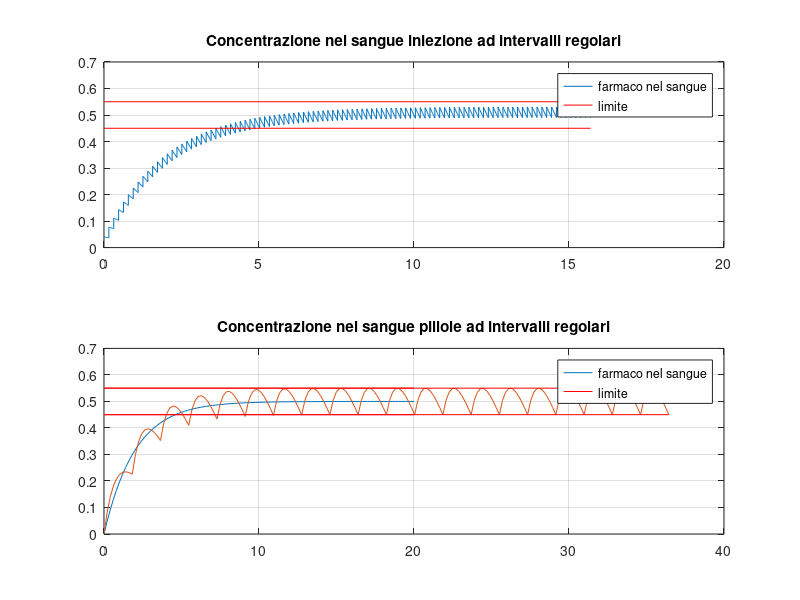

This chart was generated by the following MATLAB code:
clear
clc
close all

%% 1.0-Inizializzazione

k1=1;
k2=0.5;
b1=0.5;
b2=1;

A=[-k1 0;k1 -k2];
B=[0 b2]';
C=[0 1];
D=0;

sys=ss(A,B,C,D);

%% 1.1-Raggiungibilità con solo con inezione in vena

rank(ctrb(sys))

%Rank(marice di raggiungibilita')<2 --> sistema non completamente
%raggiungibile, solo la x2 punto lo è

%% 1.2 solo in vene 

%% 1.2.1 continuo

uc=(0.5*k2/b2);
[YC,TC,XC]=step(sys*uc);

%% 1.2.2-Iniezioni ad intervalli regolari

% tra 0.45-0.55
% deltaImpulsi=(log((0.55/0.45))/(k2));
% ampiezzaImpulsi=(exp(k2*deltaImpulsi)*0.45/(5.5*b2));

% tra 0.49-0.53
deltaImpulsi=-(log((0.49/0.53))/(k2));
ampiezzaImpulsi=(exp(k2*deltaImpulsi)/(27*b2));

numeroImpulsi=100;

t = linspace(0,deltaImpulsi,10);

x = [0 0];
Y = [];
X = [];
T = [];
for i = 1:numeroImpulsi
    [yl,tl,xl] = initial(sys,x,t);
    [yf,tf,xf] = impulse(sys*ampiezzaImpulsi,t);
    Y = [Y; yl+yf];
    X = [X; xl+xf];
    T = [T t+deltaImpulsi*(i-1)];
    x = xf(end,:) + xl(end,:);
end

%% 1.2.3-Grafici e vincoli
figure(1)
subplot(2,1,1)
plot(T,Y)
hold on 
plot([0 T(length(T))],[0.55 0.55],'r')
hold on 
plot([0 T(length(T))],[0.45 0.45],'r')
grid on
title('Concentrazione nel sangue iniezione ad intervalli regolari')
legend('farmaco nel sangue','limite')

subplot(2,1,2)
plot(TC,YC)
hold on 
plot([0 TC(length(TC))],[0.55 0.55],'r')
hold on 
plot([0 TC(length(TC))],[0.45 0.45],'r')
grid on
title('Concentrazione nel sangue iniezione continua')
legend('farmaco nel sangue','limite')

%% pulisco

clear
clc
close all

%% 2.0-Inizializazzione

clc
k1=1;
k2=0.5;
b1=0.5;
b2=1;

A=[-k1 0;k1 -k2];
B=[b1 0]';
C=[0 1];
D=0;

sys=ss(A,B,C,D);

%% 2.1-raggiungibilità ingestione

rank(ctrb(sys))

%Rank(marice di raggiungibilita')=2 --> sistema  completamente
%raggiungibile

%% 2.2-determinazione sperimentale
deltaImpulsi=1.8220;
ampiezzaImpulsi=0.9381;
numeroImpulsi=20;

t = linspace(0,deltaImpulsi,10);

x = [0 0];
Y = [];
X = [];
T = [];
for i = 1:numeroImpulsi
    [yl,tl,xl] = initial(sys,x,t);
    [yf,tf,xf] = impulse(sys*ampiezzaImpulsi,t);
    Y = [Y; yl+yf];
    X = [X; xl+xf];
    T = [T t+deltaImpulsi*(i-1)];
    x = xf(end,:) + xl(end,:);
end

%% 2.3-Grafici e vincoli

figure(1)
plot(T,Y)
hold on 
plot([0 T(length(T))],[0.55 0.55],'r')
hold on 
plot([0 T(length(T))],[0.45 0.45],'r')
grid on
title('Concentrazione nel sangue pillole ad intervalli regolari')
legend('farmaco nel sangue','limite')

%% 2.4-Osservabilità del sistema

rank(obsv(sys))

%rango matrice osservabilità =2 ==> sistema completamente osservabile 

%% 2.5-osservabilità se cambia la trasformazione d'uscita 

%posso concludere che lo stato x1 diventerebbe osservabite mentre lo stato
%x2 non lo diventerebbe per il raggionamento iniziale che ha fatto il prof
%ragionamento (prima delle def di oss.tà):
%  _________________________schema_______________________
% |   ________________             ___________________   |
% |  |     x1(dot)    |---x1----> |      x2(dot)      |  |
% |   ‾‾‾‾‾‾‾‾‾‾‾‾‾‾‾‾    |        ‾‾‾‾‾‾‾‾‾‾‾‾‾‾‾‾‾‾‾   |
% |                       #--->y                          |
%  ‾‾‾‾‾‾‾‾‾‾‾‾‾‾‾‾‾‾‾‾‾‾‾‾‾‾‾‾‾‾‾‾‾‾‾‾‾‾‾‾‾‾‾‾‾‾‾‾‾‾‾‾‾‾ 
%ragionamento senza fare calcoli. facendo quindi i calcoli dovremmo
%ottenere che il rango della matrice osservabilità deve fare 1 e non piu 2:

C=[1 0];
sys=ss(A,B,C,D);
rank(obsv(sys))
